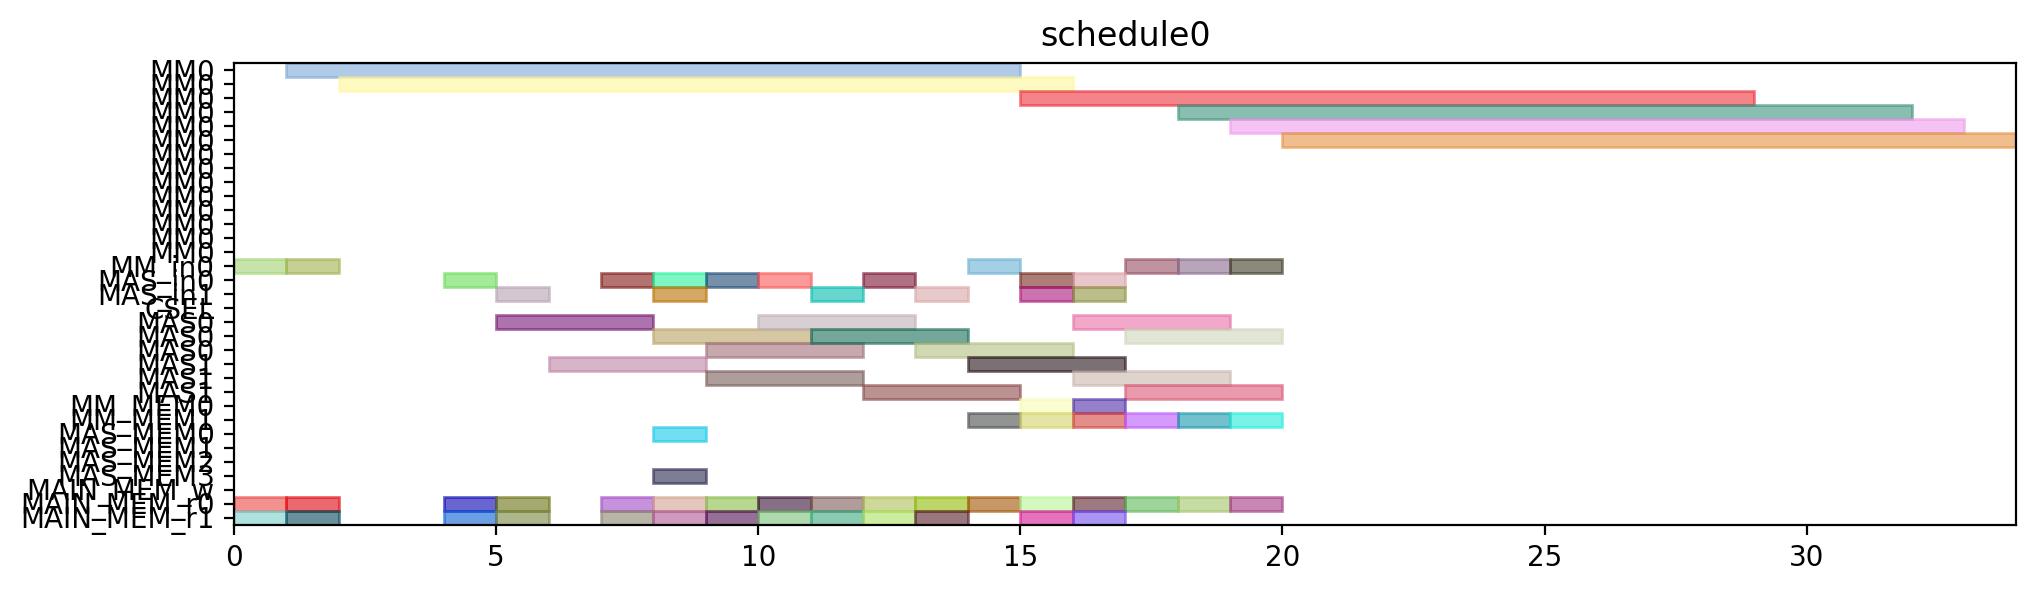

Here is the Python script that generated this plot:
from pyschedule import Scenario, solvers, plotters, alt


def solve():
	horizon = 120
	S = Scenario("schedule0", horizon=horizon)

	# resource
	MM = S.Resources('MM', num=1, size=14)
	MM_in = S.Resources('MM_in', num=1)
	MAS_in = S.Resources('MAS_in', num=2)
	CSEL = S.Resource('CSEL')
	MAS = S.Resources('MAS', num=2, size=3, periods=range(1, horizon))
	MM_MEM = S.Resources('MM_MEM', num=2)
	MAS_MEM = S.Resources('MAS_MEM', num=4)
	MAIN_MEM_w = S.Resource('MAIN_MEM_w', size=1)
	MAIN_MEM_r = S.Resources('MAIN_MEM_r', num=2)

	# result of previous scheduling

	# new tasks
	c_qinv_denom_inv0 = S.Task('c_qinv_denom_inv0', length=14, delay_cost=1)
	c_qinv_denom_inv0 += alt(MM)
	c_qinv_denom_inv0_in = S.Task('c_qinv_denom_inv0_in', length=1, delay_cost=1)
	c_qinv_denom_inv0_in += alt(MM_in)
	S += c_qinv_denom_inv0_in*MM_in[0]<=c_qinv_denom_inv0*MM[0]
	c_qinv_denom_inv0_mem0 = S.Task('c_qinv_denom_inv0_mem0', length=1, delay_cost=1)
	c_qinv_denom_inv0_mem0 += MAIN_MEM_r[0]
	S += c_qinv_denom_inv0_mem0 <= c_qinv_denom_inv0

	c_qinv_denom_inv0_mem1 = S.Task('c_qinv_denom_inv0_mem1', length=1, delay_cost=1)
	c_qinv_denom_inv0_mem1 += MAIN_MEM_r[1]
	S += c_qinv_denom_inv0_mem1 <= c_qinv_denom_inv0

	c_qinv_denom_inv1_ = S.Task('c_qinv_denom_inv1_', length=14, delay_cost=1)
	c_qinv_denom_inv1_ += alt(MM)
	c_qinv_denom_inv1__in = S.Task('c_qinv_denom_inv1__in', length=1, delay_cost=1)
	c_qinv_denom_inv1__in += alt(MM_in)
	S += c_qinv_denom_inv1__in*MM_in[0]<=c_qinv_denom_inv1_*MM[0]
	c_qinv_denom_inv1__mem0 = S.Task('c_qinv_denom_inv1__mem0', length=1, delay_cost=1)
	c_qinv_denom_inv1__mem0 += MAIN_MEM_r[0]
	S += c_qinv_denom_inv1__mem0 <= c_qinv_denom_inv1_

	c_qinv_denom_inv1__mem1 = S.Task('c_qinv_denom_inv1__mem1', length=1, delay_cost=1)
	c_qinv_denom_inv1__mem1 += MAIN_MEM_r[1]
	S += c_qinv_denom_inv1__mem1 <= c_qinv_denom_inv1_

	c_qinv0_t2 = S.Task('c_qinv0_t2', length=3, delay_cost=1)
	c_qinv0_t2 += alt(MAS)
	c_qinv0_t2_in = S.Task('c_qinv0_t2_in', length=1, delay_cost=1)
	c_qinv0_t2_in += alt(MAS_in)
	S += c_qinv0_t2_in*MAS_in[0]<=c_qinv0_t2*MAS[0]

	S += c_qinv0_t2_in*MAS_in[1]<=c_qinv0_t2*MAS[1]

	c_qinv0_t2_mem0 = S.Task('c_qinv0_t2_mem0', length=1, delay_cost=1)
	c_qinv0_t2_mem0 += MAIN_MEM_r[0]
	S += c_qinv0_t2_mem0 <= c_qinv0_t2

	c_qinv0_t2_mem1 = S.Task('c_qinv0_t2_mem1', length=1, delay_cost=1)
	c_qinv0_t2_mem1 += MAIN_MEM_r[1]
	S += c_qinv0_t2_mem1 <= c_qinv0_t2

	c_qinv1__t2 = S.Task('c_qinv1__t2', length=3, delay_cost=1)
	c_qinv1__t2 += alt(MAS)
	c_qinv1__t2_in = S.Task('c_qinv1__t2_in', length=1, delay_cost=1)
	c_qinv1__t2_in += alt(MAS_in)
	S += c_qinv1__t2_in*MAS_in[0]<=c_qinv1__t2*MAS[0]

	S += c_qinv1__t2_in*MAS_in[1]<=c_qinv1__t2*MAS[1]

	c_qinv1__t2_mem0 = S.Task('c_qinv1__t2_mem0', length=1, delay_cost=1)
	c_qinv1__t2_mem0 += MAIN_MEM_r[0]
	S += c_qinv1__t2_mem0 <= c_qinv1__t2

	c_qinv1__t2_mem1 = S.Task('c_qinv1__t2_mem1', length=1, delay_cost=1)
	c_qinv1__t2_mem1 += MAIN_MEM_r[1]
	S += c_qinv1__t2_mem1 <= c_qinv1__t2

	c0_t0_t2 = S.Task('c0_t0_t2', length=3, delay_cost=1)
	c0_t0_t2 += alt(MAS)
	c0_t0_t2_in = S.Task('c0_t0_t2_in', length=1, delay_cost=1)
	c0_t0_t2_in += alt(MAS_in)
	S += c0_t0_t2_in*MAS_in[0]<=c0_t0_t2*MAS[0]

	S += c0_t0_t2_in*MAS_in[1]<=c0_t0_t2*MAS[1]

	c0_t0_t2_mem0 = S.Task('c0_t0_t2_mem0', length=1, delay_cost=1)
	c0_t0_t2_mem0 += MAIN_MEM_r[0]
	S += c0_t0_t2_mem0 <= c0_t0_t2

	c0_t0_t2_mem1 = S.Task('c0_t0_t2_mem1', length=1, delay_cost=1)
	c0_t0_t2_mem1 += MAIN_MEM_r[1]
	S += c0_t0_t2_mem1 <= c0_t0_t2

	c0_t1_t2 = S.Task('c0_t1_t2', length=3, delay_cost=1)
	c0_t1_t2 += alt(MAS)
	c0_t1_t2_in = S.Task('c0_t1_t2_in', length=1, delay_cost=1)
	c0_t1_t2_in += alt(MAS_in)
	S += c0_t1_t2_in*MAS_in[0]<=c0_t1_t2*MAS[0]

	S += c0_t1_t2_in*MAS_in[1]<=c0_t1_t2*MAS[1]

	c0_t1_t2_mem0 = S.Task('c0_t1_t2_mem0', length=1, delay_cost=1)
	c0_t1_t2_mem0 += MAIN_MEM_r[0]
	S += c0_t1_t2_mem0 <= c0_t1_t2

	c0_t1_t2_mem1 = S.Task('c0_t1_t2_mem1', length=1, delay_cost=1)
	c0_t1_t2_mem1 += MAIN_MEM_r[1]
	S += c0_t1_t2_mem1 <= c0_t1_t2

	c0_t20 = S.Task('c0_t20', length=3, delay_cost=1)
	c0_t20 += alt(MAS)
	c0_t20_in = S.Task('c0_t20_in', length=1, delay_cost=1)
	c0_t20_in += alt(MAS_in)
	S += c0_t20_in*MAS_in[0]<=c0_t20*MAS[0]

	S += c0_t20_in*MAS_in[1]<=c0_t20*MAS[1]

	c0_t20_mem0 = S.Task('c0_t20_mem0', length=1, delay_cost=1)
	c0_t20_mem0 += MAIN_MEM_r[0]
	S += c0_t20_mem0 <= c0_t20

	c0_t20_mem1 = S.Task('c0_t20_mem1', length=1, delay_cost=1)
	c0_t20_mem1 += MAIN_MEM_r[1]
	S += c0_t20_mem1 <= c0_t20

	c0_t21 = S.Task('c0_t21', length=3, delay_cost=1)
	c0_t21 += alt(MAS)
	c0_t21_in = S.Task('c0_t21_in', length=1, delay_cost=1)
	c0_t21_in += alt(MAS_in)
	S += c0_t21_in*MAS_in[0]<=c0_t21*MAS[0]

	S += c0_t21_in*MAS_in[1]<=c0_t21*MAS[1]

	c0_t21_mem0 = S.Task('c0_t21_mem0', length=1, delay_cost=1)
	c0_t21_mem0 += MAIN_MEM_r[0]
	S += c0_t21_mem0 <= c0_t21

	c0_t21_mem1 = S.Task('c0_t21_mem1', length=1, delay_cost=1)
	c0_t21_mem1 += MAIN_MEM_r[1]
	S += c0_t21_mem1 <= c0_t21

	c1_t0_t2 = S.Task('c1_t0_t2', length=3, delay_cost=1)
	c1_t0_t2 += alt(MAS)
	c1_t0_t2_in = S.Task('c1_t0_t2_in', length=1, delay_cost=1)
	c1_t0_t2_in += alt(MAS_in)
	S += c1_t0_t2_in*MAS_in[0]<=c1_t0_t2*MAS[0]

	S += c1_t0_t2_in*MAS_in[1]<=c1_t0_t2*MAS[1]

	c1_t0_t2_mem0 = S.Task('c1_t0_t2_mem0', length=1, delay_cost=1)
	c1_t0_t2_mem0 += MAIN_MEM_r[0]
	S += c1_t0_t2_mem0 <= c1_t0_t2

	c1_t0_t2_mem1 = S.Task('c1_t0_t2_mem1', length=1, delay_cost=1)
	c1_t0_t2_mem1 += MAIN_MEM_r[1]
	S += c1_t0_t2_mem1 <= c1_t0_t2

	c1_t1_t2 = S.Task('c1_t1_t2', length=3, delay_cost=1)
	c1_t1_t2 += alt(MAS)
	c1_t1_t2_in = S.Task('c1_t1_t2_in', length=1, delay_cost=1)
	c1_t1_t2_in += alt(MAS_in)
	S += c1_t1_t2_in*MAS_in[0]<=c1_t1_t2*MAS[0]

	S += c1_t1_t2_in*MAS_in[1]<=c1_t1_t2*MAS[1]

	c1_t1_t2_mem0 = S.Task('c1_t1_t2_mem0', length=1, delay_cost=1)
	c1_t1_t2_mem0 += MAIN_MEM_r[0]
	S += c1_t1_t2_mem0 <= c1_t1_t2

	c1_t1_t2_mem1 = S.Task('c1_t1_t2_mem1', length=1, delay_cost=1)
	c1_t1_t2_mem1 += MAIN_MEM_r[1]
	S += c1_t1_t2_mem1 <= c1_t1_t2

	c1_t20 = S.Task('c1_t20', length=3, delay_cost=1)
	c1_t20 += alt(MAS)
	c1_t20_in = S.Task('c1_t20_in', length=1, delay_cost=1)
	c1_t20_in += alt(MAS_in)
	S += c1_t20_in*MAS_in[0]<=c1_t20*MAS[0]

	S += c1_t20_in*MAS_in[1]<=c1_t20*MAS[1]

	c1_t20_mem0 = S.Task('c1_t20_mem0', length=1, delay_cost=1)
	c1_t20_mem0 += MAIN_MEM_r[0]
	S += c1_t20_mem0 <= c1_t20

	c1_t20_mem1 = S.Task('c1_t20_mem1', length=1, delay_cost=1)
	c1_t20_mem1 += MAIN_MEM_r[1]
	S += c1_t20_mem1 <= c1_t20

	c1_t21 = S.Task('c1_t21', length=3, delay_cost=1)
	c1_t21 += alt(MAS)
	c1_t21_in = S.Task('c1_t21_in', length=1, delay_cost=1)
	c1_t21_in += alt(MAS_in)
	S += c1_t21_in*MAS_in[0]<=c1_t21*MAS[0]

	S += c1_t21_in*MAS_in[1]<=c1_t21*MAS[1]

	c1_t21_mem0 = S.Task('c1_t21_mem0', length=1, delay_cost=1)
	c1_t21_mem0 += MAIN_MEM_r[0]
	S += c1_t21_mem0 <= c1_t21

	c1_t21_mem1 = S.Task('c1_t21_mem1', length=1, delay_cost=1)
	c1_t21_mem1 += MAIN_MEM_r[1]
	S += c1_t21_mem1 <= c1_t21

	c2_t0_t2 = S.Task('c2_t0_t2', length=3, delay_cost=1)
	c2_t0_t2 += alt(MAS)
	c2_t0_t2_in = S.Task('c2_t0_t2_in', length=1, delay_cost=1)
	c2_t0_t2_in += alt(MAS_in)
	S += c2_t0_t2_in*MAS_in[0]<=c2_t0_t2*MAS[0]

	S += c2_t0_t2_in*MAS_in[1]<=c2_t0_t2*MAS[1]

	c2_t0_t2_mem0 = S.Task('c2_t0_t2_mem0', length=1, delay_cost=1)
	c2_t0_t2_mem0 += MAIN_MEM_r[0]
	S += c2_t0_t2_mem0 <= c2_t0_t2

	c2_t0_t2_mem1 = S.Task('c2_t0_t2_mem1', length=1, delay_cost=1)
	c2_t0_t2_mem1 += MAIN_MEM_r[1]
	S += c2_t0_t2_mem1 <= c2_t0_t2

	c2_t1_t2 = S.Task('c2_t1_t2', length=3, delay_cost=1)
	c2_t1_t2 += alt(MAS)
	c2_t1_t2_in = S.Task('c2_t1_t2_in', length=1, delay_cost=1)
	c2_t1_t2_in += alt(MAS_in)
	S += c2_t1_t2_in*MAS_in[0]<=c2_t1_t2*MAS[0]

	S += c2_t1_t2_in*MAS_in[1]<=c2_t1_t2*MAS[1]

	c2_t1_t2_mem0 = S.Task('c2_t1_t2_mem0', length=1, delay_cost=1)
	c2_t1_t2_mem0 += MAIN_MEM_r[0]
	S += c2_t1_t2_mem0 <= c2_t1_t2

	c2_t1_t2_mem1 = S.Task('c2_t1_t2_mem1', length=1, delay_cost=1)
	c2_t1_t2_mem1 += MAIN_MEM_r[1]
	S += c2_t1_t2_mem1 <= c2_t1_t2

	c2_t20 = S.Task('c2_t20', length=3, delay_cost=1)
	c2_t20 += alt(MAS)
	c2_t20_in = S.Task('c2_t20_in', length=1, delay_cost=1)
	c2_t20_in += alt(MAS_in)
	S += c2_t20_in*MAS_in[0]<=c2_t20*MAS[0]

	S += c2_t20_in*MAS_in[1]<=c2_t20*MAS[1]

	c2_t20_mem0 = S.Task('c2_t20_mem0', length=1, delay_cost=1)
	c2_t20_mem0 += MAIN_MEM_r[0]
	S += c2_t20_mem0 <= c2_t20

	c2_t20_mem1 = S.Task('c2_t20_mem1', length=1, delay_cost=1)
	c2_t20_mem1 += MAIN_MEM_r[1]
	S += c2_t20_mem1 <= c2_t20

	c2_t21 = S.Task('c2_t21', length=3, delay_cost=1)
	c2_t21 += alt(MAS)
	c2_t21_in = S.Task('c2_t21_in', length=1, delay_cost=1)
	c2_t21_in += alt(MAS_in)
	S += c2_t21_in*MAS_in[0]<=c2_t21*MAS[0]

	S += c2_t21_in*MAS_in[1]<=c2_t21*MAS[1]

	c2_t21_mem0 = S.Task('c2_t21_mem0', length=1, delay_cost=1)
	c2_t21_mem0 += MAIN_MEM_r[0]
	S += c2_t21_mem0 <= c2_t21

	c2_t21_mem1 = S.Task('c2_t21_mem1', length=1, delay_cost=1)
	c2_t21_mem1 += MAIN_MEM_r[1]
	S += c2_t21_mem1 <= c2_t21

	c_qinv0_t0 = S.Task('c_qinv0_t0', length=14, delay_cost=1)
	c_qinv0_t0 += alt(MM)
	c_qinv0_t0_in = S.Task('c_qinv0_t0_in', length=1, delay_cost=1)
	c_qinv0_t0_in += alt(MM_in)
	S += c_qinv0_t0_in*MM_in[0]<=c_qinv0_t0*MM[0]
	c_qinv0_t0_mem0 = S.Task('c_qinv0_t0_mem0', length=1, delay_cost=1)
	c_qinv0_t0_mem0 += MAIN_MEM_r[0]
	S += c_qinv0_t0_mem0 <= c_qinv0_t0

	c_qinv0_t0_mem1 = S.Task('c_qinv0_t0_mem1', length=1, delay_cost=1)
	c_qinv0_t0_mem1 += alt(MM_MEM)
	S += (c_qinv_denom_inv0*MM[0])-1 < c_qinv0_t0_mem1*MM_MEM[1]
	S += c_qinv0_t0_mem1 <= c_qinv0_t0

	c_qinv0_t1 = S.Task('c_qinv0_t1', length=14, delay_cost=1)
	c_qinv0_t1 += alt(MM)
	c_qinv0_t1_in = S.Task('c_qinv0_t1_in', length=1, delay_cost=1)
	c_qinv0_t1_in += alt(MM_in)
	S += c_qinv0_t1_in*MM_in[0]<=c_qinv0_t1*MM[0]
	c_qinv0_t1_mem0 = S.Task('c_qinv0_t1_mem0', length=1, delay_cost=1)
	c_qinv0_t1_mem0 += MAIN_MEM_r[0]
	S += c_qinv0_t1_mem0 <= c_qinv0_t1

	c_qinv0_t1_mem1 = S.Task('c_qinv0_t1_mem1', length=1, delay_cost=1)
	c_qinv0_t1_mem1 += alt(MM_MEM)
	S += (c_qinv_denom_inv1_*MM[0])-1 < c_qinv0_t1_mem1*MM_MEM[1]
	S += c_qinv0_t1_mem1 <= c_qinv0_t1

	c_qinv0_t3 = S.Task('c_qinv0_t3', length=3, delay_cost=1)
	c_qinv0_t3 += alt(MAS)
	c_qinv0_t3_in = S.Task('c_qinv0_t3_in', length=1, delay_cost=1)
	c_qinv0_t3_in += alt(MAS_in)
	S += c_qinv0_t3_in*MAS_in[0]<=c_qinv0_t3*MAS[0]

	S += c_qinv0_t3_in*MAS_in[1]<=c_qinv0_t3*MAS[1]

	c_qinv0_t3_mem0 = S.Task('c_qinv0_t3_mem0', length=1, delay_cost=1)
	c_qinv0_t3_mem0 += alt(MM_MEM)
	S += (c_qinv_denom_inv0*MM[0])-1 < c_qinv0_t3_mem0*MM_MEM[0]
	S += c_qinv0_t3_mem0 <= c_qinv0_t3

	c_qinv0_t3_mem1 = S.Task('c_qinv0_t3_mem1', length=1, delay_cost=1)
	c_qinv0_t3_mem1 += alt(MM_MEM)
	S += (c_qinv_denom_inv1_*MM[0])-1 < c_qinv0_t3_mem1*MM_MEM[1]
	S += c_qinv0_t3_mem1 <= c_qinv0_t3

	c_qinv1__t0 = S.Task('c_qinv1__t0', length=14, delay_cost=1)
	c_qinv1__t0 += alt(MM)
	c_qinv1__t0_in = S.Task('c_qinv1__t0_in', length=1, delay_cost=1)
	c_qinv1__t0_in += alt(MM_in)
	S += c_qinv1__t0_in*MM_in[0]<=c_qinv1__t0*MM[0]
	c_qinv1__t0_mem0 = S.Task('c_qinv1__t0_mem0', length=1, delay_cost=1)
	c_qinv1__t0_mem0 += MAIN_MEM_r[0]
	S += c_qinv1__t0_mem0 <= c_qinv1__t0

	c_qinv1__t0_mem1 = S.Task('c_qinv1__t0_mem1', length=1, delay_cost=1)
	c_qinv1__t0_mem1 += alt(MM_MEM)
	S += (c_qinv_denom_inv0*MM[0])-1 < c_qinv1__t0_mem1*MM_MEM[1]
	S += c_qinv1__t0_mem1 <= c_qinv1__t0

	c_qinv1__t1 = S.Task('c_qinv1__t1', length=14, delay_cost=1)
	c_qinv1__t1 += alt(MM)
	c_qinv1__t1_in = S.Task('c_qinv1__t1_in', length=1, delay_cost=1)
	c_qinv1__t1_in += alt(MM_in)
	S += c_qinv1__t1_in*MM_in[0]<=c_qinv1__t1*MM[0]
	c_qinv1__t1_mem0 = S.Task('c_qinv1__t1_mem0', length=1, delay_cost=1)
	c_qinv1__t1_mem0 += MAIN_MEM_r[0]
	S += c_qinv1__t1_mem0 <= c_qinv1__t1

	c_qinv1__t1_mem1 = S.Task('c_qinv1__t1_mem1', length=1, delay_cost=1)
	c_qinv1__t1_mem1 += alt(MM_MEM)
	S += (c_qinv_denom_inv1_*MM[0])-1 < c_qinv1__t1_mem1*MM_MEM[1]
	S += c_qinv1__t1_mem1 <= c_qinv1__t1

	c_qinv1__t3 = S.Task('c_qinv1__t3', length=3, delay_cost=1)
	c_qinv1__t3 += alt(MAS)
	c_qinv1__t3_in = S.Task('c_qinv1__t3_in', length=1, delay_cost=1)
	c_qinv1__t3_in += alt(MAS_in)
	S += c_qinv1__t3_in*MAS_in[0]<=c_qinv1__t3*MAS[0]

	S += c_qinv1__t3_in*MAS_in[1]<=c_qinv1__t3*MAS[1]

	c_qinv1__t3_mem0 = S.Task('c_qinv1__t3_mem0', length=1, delay_cost=1)
	c_qinv1__t3_mem0 += alt(MM_MEM)
	S += (c_qinv_denom_inv0*MM[0])-1 < c_qinv1__t3_mem0*MM_MEM[0]
	S += c_qinv1__t3_mem0 <= c_qinv1__t3

	c_qinv1__t3_mem1 = S.Task('c_qinv1__t3_mem1', length=1, delay_cost=1)
	c_qinv1__t3_mem1 += alt(MM_MEM)
	S += (c_qinv_denom_inv1_*MM[0])-1 < c_qinv1__t3_mem1*MM_MEM[1]
	S += c_qinv1__t3_mem1 <= c_qinv1__t3

	c0_t4_t2 = S.Task('c0_t4_t2', length=3, delay_cost=1)
	c0_t4_t2 += alt(MAS)
	c0_t4_t2_in = S.Task('c0_t4_t2_in', length=1, delay_cost=1)
	c0_t4_t2_in += alt(MAS_in)
	S += c0_t4_t2_in*MAS_in[0]<=c0_t4_t2*MAS[0]

	S += c0_t4_t2_in*MAS_in[1]<=c0_t4_t2*MAS[1]

	c0_t4_t2_mem0 = S.Task('c0_t4_t2_mem0', length=1, delay_cost=1)
	c0_t4_t2_mem0 += alt(MAS_MEM)
	S += (c0_t20*MAS[0])-1 < c0_t4_t2_mem0*MAS_MEM[0]
	S += (c0_t20*MAS[1])-1 < c0_t4_t2_mem0*MAS_MEM[2]
	S += c0_t4_t2_mem0 <= c0_t4_t2

	c0_t4_t2_mem1 = S.Task('c0_t4_t2_mem1', length=1, delay_cost=1)
	c0_t4_t2_mem1 += alt(MAS_MEM)
	S += (c0_t21*MAS[0])-1 < c0_t4_t2_mem1*MAS_MEM[1]
	S += (c0_t21*MAS[1])-1 < c0_t4_t2_mem1*MAS_MEM[3]
	S += c0_t4_t2_mem1 <= c0_t4_t2

	c1_t4_t2 = S.Task('c1_t4_t2', length=3, delay_cost=1)
	c1_t4_t2 += alt(MAS)
	c1_t4_t2_in = S.Task('c1_t4_t2_in', length=1, delay_cost=1)
	c1_t4_t2_in += alt(MAS_in)
	S += c1_t4_t2_in*MAS_in[0]<=c1_t4_t2*MAS[0]

	S += c1_t4_t2_in*MAS_in[1]<=c1_t4_t2*MAS[1]

	c1_t4_t2_mem0 = S.Task('c1_t4_t2_mem0', length=1, delay_cost=1)
	c1_t4_t2_mem0 += alt(MAS_MEM)
	S += (c1_t20*MAS[0])-1 < c1_t4_t2_mem0*MAS_MEM[0]
	S += (c1_t20*MAS[1])-1 < c1_t4_t2_mem0*MAS_MEM[2]
	S += c1_t4_t2_mem0 <= c1_t4_t2

	c1_t4_t2_mem1 = S.Task('c1_t4_t2_mem1', length=1, delay_cost=1)
	c1_t4_t2_mem1 += alt(MAS_MEM)
	S += (c1_t21*MAS[0])-1 < c1_t4_t2_mem1*MAS_MEM[1]
	S += (c1_t21*MAS[1])-1 < c1_t4_t2_mem1*MAS_MEM[3]
	S += c1_t4_t2_mem1 <= c1_t4_t2

	c2_t4_t2 = S.Task('c2_t4_t2', length=3, delay_cost=1)
	c2_t4_t2 += alt(MAS)
	c2_t4_t2_in = S.Task('c2_t4_t2_in', length=1, delay_cost=1)
	c2_t4_t2_in += alt(MAS_in)
	S += c2_t4_t2_in*MAS_in[0]<=c2_t4_t2*MAS[0]

	S += c2_t4_t2_in*MAS_in[1]<=c2_t4_t2*MAS[1]

	c2_t4_t2_mem0 = S.Task('c2_t4_t2_mem0', length=1, delay_cost=1)
	c2_t4_t2_mem0 += alt(MAS_MEM)
	S += (c2_t20*MAS[0])-1 < c2_t4_t2_mem0*MAS_MEM[0]
	S += (c2_t20*MAS[1])-1 < c2_t4_t2_mem0*MAS_MEM[2]
	S += c2_t4_t2_mem0 <= c2_t4_t2

	c2_t4_t2_mem1 = S.Task('c2_t4_t2_mem1', length=1, delay_cost=1)
	c2_t4_t2_mem1 += alt(MAS_MEM)
	S += (c2_t21*MAS[0])-1 < c2_t4_t2_mem1*MAS_MEM[1]
	S += (c2_t21*MAS[1])-1 < c2_t4_t2_mem1*MAS_MEM[3]
	S += c2_t4_t2_mem1 <= c2_t4_t2

	solvers.mip.solve(S,msg=1,kind='CPLEX',ratio_gap=1.01)

	solution = [['hoge']*len(S.solution()[1]) for i in range(len(S.solution()))]
	for i in range(len(S.solution())):
		for j in range(len(S.solution()[i])):
			solution[i][j]=str(S.solution()[i][j])
	print(solution)

	cycles = int(solution[-1][3])

	pic_file_name = "/mnt/rose/usr1/fukuda/ABE/multiRAM_multiMAS_16mux/scheduling_result/stage14MM1_stage3MAS2/FP12_INV_AFTER_FPINV/schedule0.png"
	if(S.solution() != []):
		plotters.matplotlib.plot(S,img_filename=pic_file_name, show_task_labels=False, fig_size=(cycles*0.25+3, 3))

	return solution
